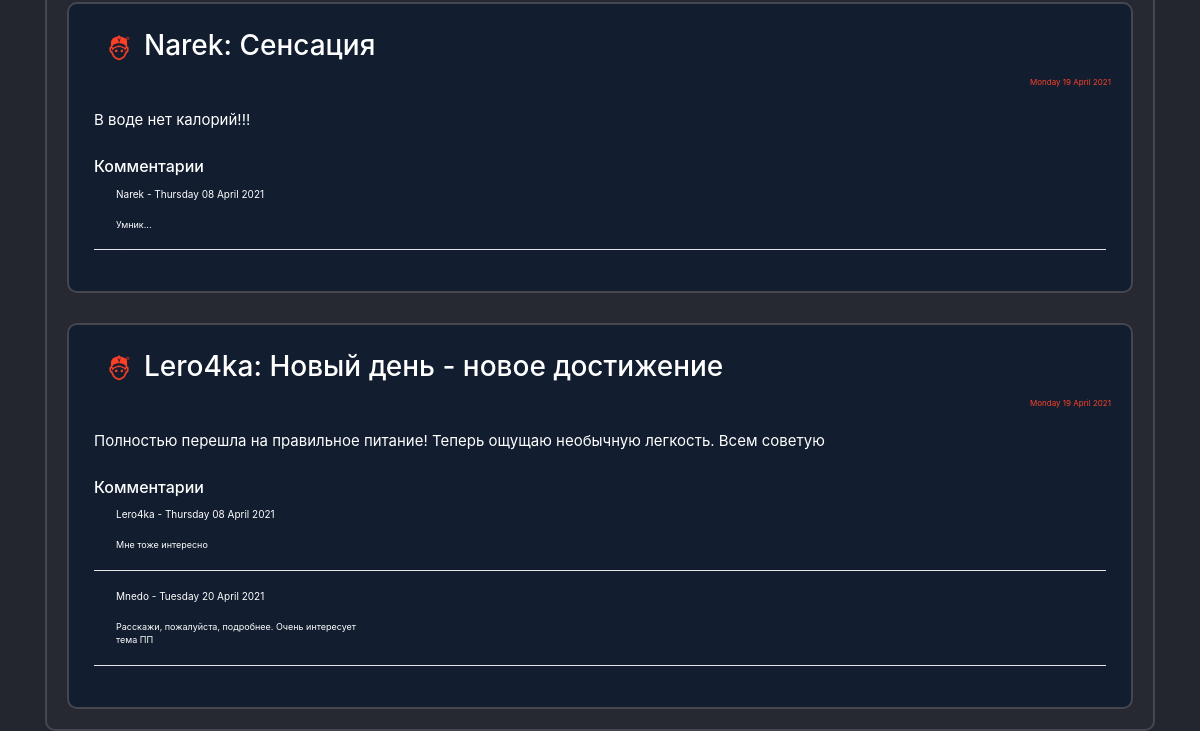
The app's page /news (lower part), older data.
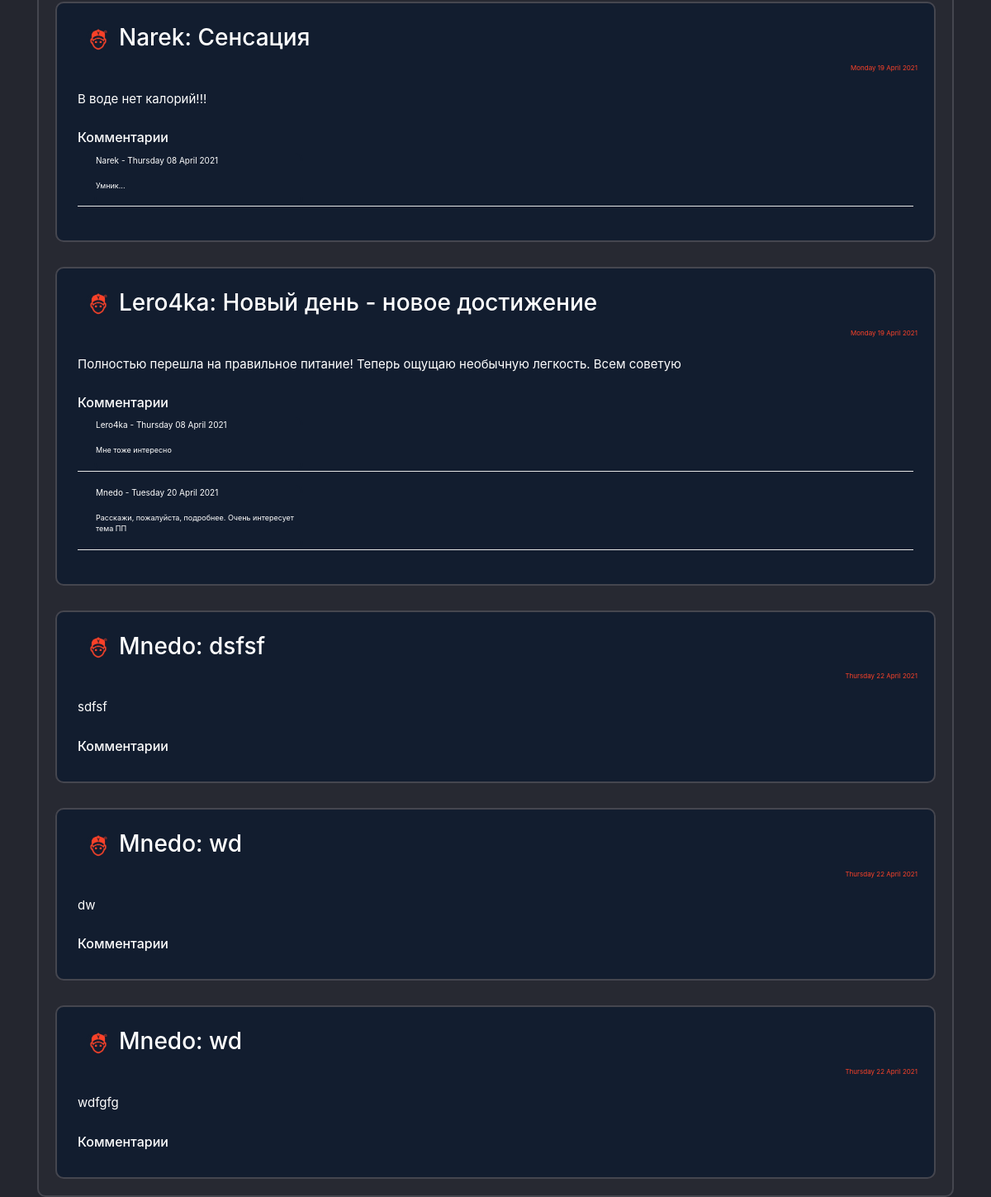
The same page, newer data.
### data/users.py (models this page shows, shortened)
class User(SqlAlchemyBase, UserMixin, SerializerMixin):
    __tablename__ = 'users'
    id = sqlalchemy.Column(sqlalchemy.Integer,
                           primary_key=True, autoincrement=True)
    name = sqlalchemy.Column(sqlalchemy.String)
    surname = sqlalchemy.Column(sqlalchemy.String)
    nickname = sqlalchemy.Column(sqlalchemy.String)
    age = sqlalchemy.Column(sqlalchemy.Integer)
    status = sqlalchemy.Column(sqlalchemy.String)
    about = sqlalchemy.Column(sqlalchemy.String)
    email = sqlalchemy.Column(sqlalchemy.String, unique=True)
    hashed_password = sqlalchemy.Column(sqlalchemy.String)
    modified_date = sqlalchemy.Column(sqlalchemy.DateTime, default=datetime.datetime.now)
    city_from = sqlalchemy.Column(sqlalchemy.String)
    habit = sqlalchemy.Column(sqlalchemy.String)  # id_1;id_2
    habits = orm.relation("Habits", back_populates='user')
    news = orm.relation("News", back_populates='user')
    comments = orm.relation("Comments", back_populates='user')

### data/news.py (models this page shows)
class News(SqlAlchemyBase, UserMixin, SerializerMixin):
    __tablename__ = 'news'
    id = sqlalchemy.Column(sqlalchemy.Integer,
                           primary_key=True, autoincrement=True)
    title = sqlalchemy.Column(sqlalchemy.String)
    content = sqlalchemy.Column(sqlalchemy.String)
    created_date = sqlalchemy.Column(sqlalchemy.DateTime,
                                     default=datetime.datetime.now)
    user_id = sqlalchemy.Column(sqlalchemy.Integer,
                                sqlalchemy.ForeignKey("users.id"))
    comms = sqlalchemy.Column(sqlalchemy.String)  # id_1;id_2
    user = orm.relation('User')

### main.py (the view)
@app.route("/news", methods=['GET', 'POST'])
def news():
    db_sess = db_session.create_session()
    rec_news = db_sess.query(News).all()
    top_news = []
    news_index = 0
    path = 'static/img/users_photo/default.jpg'
    for news in rec_news:
        path = ''
        news_index += 1
        creator_nickname = (db_sess.query(User).filter(User.id == news.user_id).first()).nickname
        for images in os.listdir('static/img/users_photo'):
            if images.split('.')[0] == creator_nickname:
                path = 'static/img/users_photo/' + images
        if path == '':
            path = 'static/img/users_photo/default.jpg'
        comments = []
        if news.comms:
            if ';' in news.comms:
                for com_id in news.comms.split(';'):
                    comments.append(db_sess.query(Comments).filter(Comments.id == com_id).first())
            elif len(news.comms) == 1:
                com_id = news.comms
                comments = [db_sess.query(Comments).filter(Comments.id == com_id).first()]
        else:
            comments = []
        if len(comments) > 1:
            comments = sorted(comments, key=lambda x: x.created_date)
        comments_main = []
        for com in comments:
            comentor_nickname = db_sess.query(User).filter(User.id == com.user_id).first().nickname
            comments_main.append({'id': com.id,
                                  'content': com.content,
                                  'created_date': com.created_date.strftime("%A %d %B %Y"),
                                  'creator': comentor_nickname})
        comments = comments_main
        top_news.append({'id': news.id,
                         'title': news.title,
                         'content': news.content,
                         'created_date': news.created_date.strftime("%A %d %B %Y"),
                         'comms': comments,
                         'creator': creator_nickname,
                         'path': path})
    return render_template("news.html", top_news=top_news, path=path, random_id=random.randint(1, 2 ** 16),
                           title='Лента')

### data/db_session.py (called while the page is built)
def create_session() -> Session:
    global __factory
    return __factory()

### templates/news.html (shortened to what this page needs)
{% extends "base.html" %}
{% block content %}
<div class="page_border">
    {% for new in top_news%}
    <div class="page_border" style="background-color: #121d2f !important;">
        <div class="menu_item">
            <h3><a><a><img
                    src={{new['path']}}?dummy={{random_id}} alt="avatar"
                    class="round_avatar"></a></a>{{new['creator']}}: {{new['title']}} </h3>
        </div>
        <div class="reposts">
            <p>{{new['created_date']}}</p>
        </div>
        <div class="menu_item">
            <p>{{new['content']}}</p>
        </div>
        <div class="menu_item">
            <h6>Комментарии
            </h6>
            {% for com in new['comms'] %}
            <div class="com_label" style="margin-left: 20px; padding: 0; margin-top: 0; margin-bottom;">
                <p style="font-size: 10px;">{{com['creator']}} - {{com['created_date']}}</p>
                <p style="font-size: 9px;">{{com['content']}}
                </p></div>
            <hr style="color: white; background-color: white; padding: 0; margin-top: 0; margin-bottom;">
            {% endfor %}
        </div>
    </div>
    {% endfor %}
</div>
{% endblock %}

Row changes from the older to the newer data that the page shows:
added User: creator "Mnedo" "Mnedo" "Mnedo"
added News: title "dsfsf", content "sdfsf"
added News: title "wd", content "dw"
added News: title "wd", content "wdfgfg"
Text that changed along with them:
new list line: ": Thursday 22 April 2021 Комментарии"
